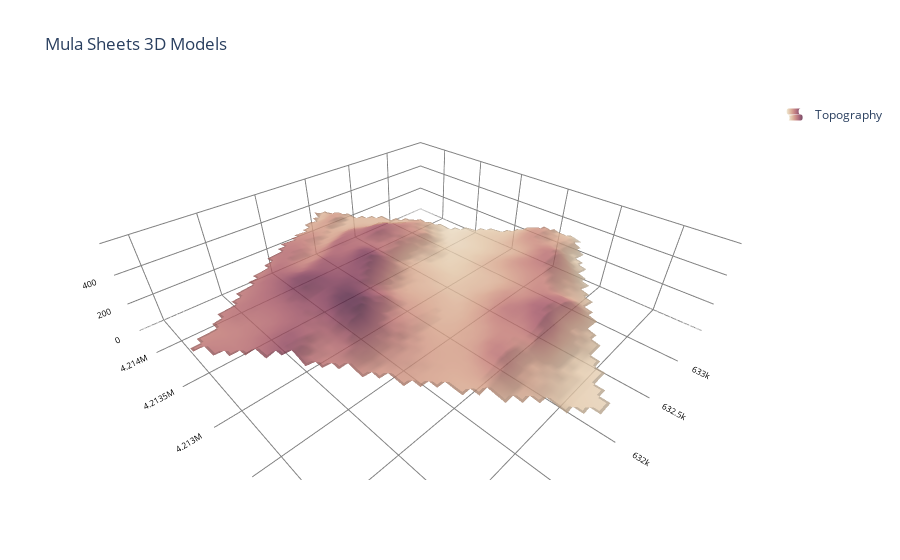

Here is the notebook cell this chart was saved with:
### Markdown cell above
With the previous data we can obtain a first 3D model of the topography of the area.

### Code cell
fig=go.Figure()

fig.add_trace(go.Surface(  x=topo_s[3],y=topo_s[4],z=topo_s[5],
                           colorscale='brwnyl',
                           opacity = 0.8,
                           name='Topography',
                           legendgroup='topo',
                           showlegend=True,
                           showscale=False))

camera = dict(up=dict(x=0, y=0, z=1),
              center=dict(x=0, y=0, z=0),
               eye=dict(x=-1.25, y=-1.25, z=1.25) )
fig.update_layout(
    legend=go.layout.Legend(
        itemsizing='constant'  # Set the itemsizing attribute to 'constant'
    ))

fig.update_layout( title="Mula Sheets 3D Models",
                  #paper_bgcolor = 'black',
                 scene = dict(
                     xaxis=dict(title='UTM_X', 
                                tickfont = dict(size = 10,color = 'black'),
                                title_font_size=10,
                                titlefont_color='black', 
                                range=[cotasxy[0],cotasxy[1]],
                                backgroundcolor='white',
                                color='black',
                                gridcolor='gray'),
                     yaxis=dict(title='UTM_Y',
                                tickfont = dict(size = 10,color = 'black'),
                                title_font_size=10,
                                titlefont_color='black', 
                                range=[cotasxy[2],cotasxy[3]],  
                                backgroundcolor='white',
                                color='black',
                                gridcolor='gray'),
                      zaxis=dict(nticks=4,
                                tickfont = dict(size = 10,color = 'black'),
                                title='Elevation', 
                                title_font_size=10,
                                titlefont_color='black', 
                                range=[0,600],
                                backgroundcolor='white',
                                color='black', 
                                gridcolor='gray'),
                     aspectratio=dict(x=2, y=2, z=0.5)),
                     #aspectmode='data'),
                     scene_camera= camera,
                 ) 
              
fig.show()
go_offline.plot(fig,filename=FIGURESDIR+'Topo.html',validate=True, auto_open=False)

### Figure 1 — Plotly figure (JSON) as saved in the notebook; plotly's stock layout.template omitted (floating-point values rounded to 4 significant figures; data arrays with more than 128 entries replaced by an {"elided": "..."} marker saying what was removed)
{"data": [{"colorscale": [[0, "rgb(237, 229, 207)"], [0.1667, "rgb(224, 194, 162)"], [0.3333, "rgb(211, 156, 131)"], [0.5, "rgb(193, 118, 111)"], [0.6667, "rgb(166, 84, 97)"], [0.8333, "rgb(129, 55, 83)"], [1, "rgb(84, 31, 63)"]], "legendgroup": "topo", "name": "Topography", "opacity": 0.8, "showlegend": true, "showscale": false, "type": "surface", "x": {"elided": "50x50 float values"}, "y": {"elided": "50x50 float values"}, "z": {"elided": "50x50 float values"}}], "layout": {"legend": {"itemsizing": "constant"}, "scene": {"aspectratio": {"x": 2, "y": 2, "z": 0.5}, "camera": {"center": {"x": 0, "y": 0, "z": 0}, "eye": {"x": -1.25, "y": -1.25, "z": 1.25}, "up": {"x": 0, "y": 0, "z": 1}}, "xaxis": {"backgroundcolor": "white", "color": "black", "gridcolor": "gray", "range": [630300.0, 633500.0], "tickfont": {"color": "black", "size": 10}, "title": {"font": {"color": "black", "size": 10}, "text": "UTM_X"}}, "yaxis": {"backgroundcolor": "white", "color": "black", "gridcolor": "gray", "range": [4211000.0, 4214000.0], "tickfont": {"color": "black", "size": 10}, "title": {"font": {"color": "black", "size": 10}, "text": "UTM_Y"}}, "zaxis": {"backgroundcolor": "white", "color": "black", "gridcolor": "gray", "nticks": 4, "range": [0, 600], "tickfont": {"color": "black", "size": 10}, "title": {"font": {"color": "black", "size": 10}, "text": "Elevation"}}}, "title": {"text": "Mula Sheets 3D Models"}}}
